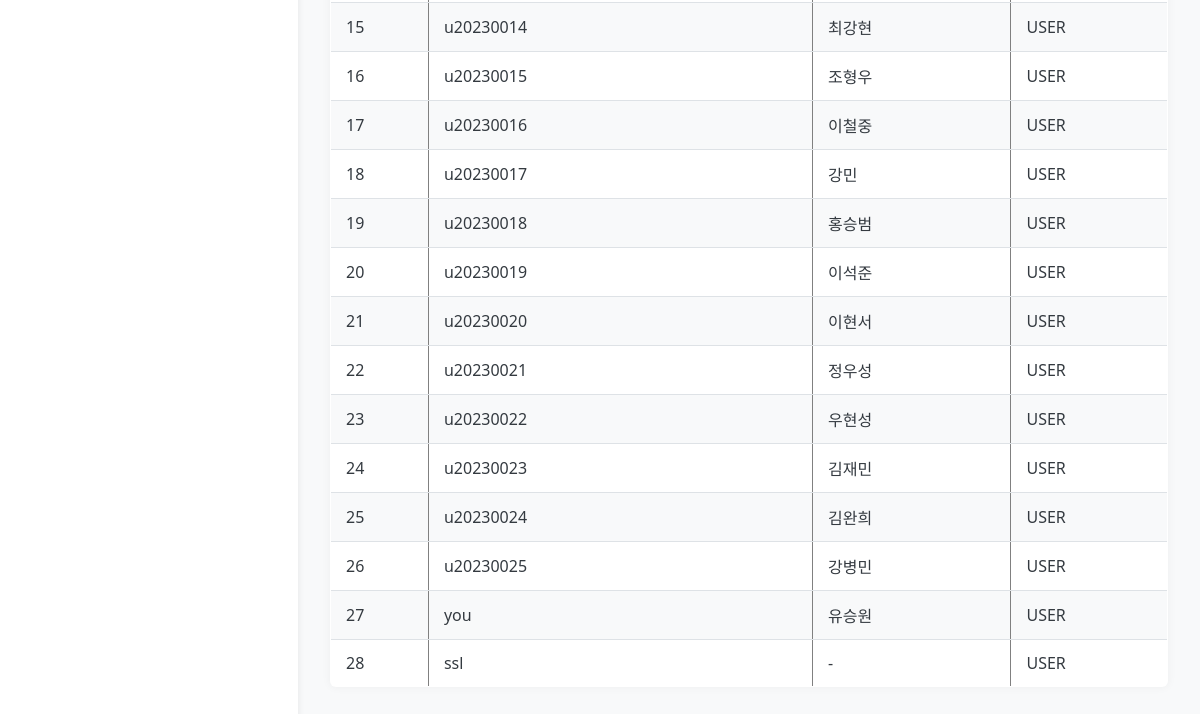
/admin/permissions (signed in, lower part), run on an earlier commit of the app's database.
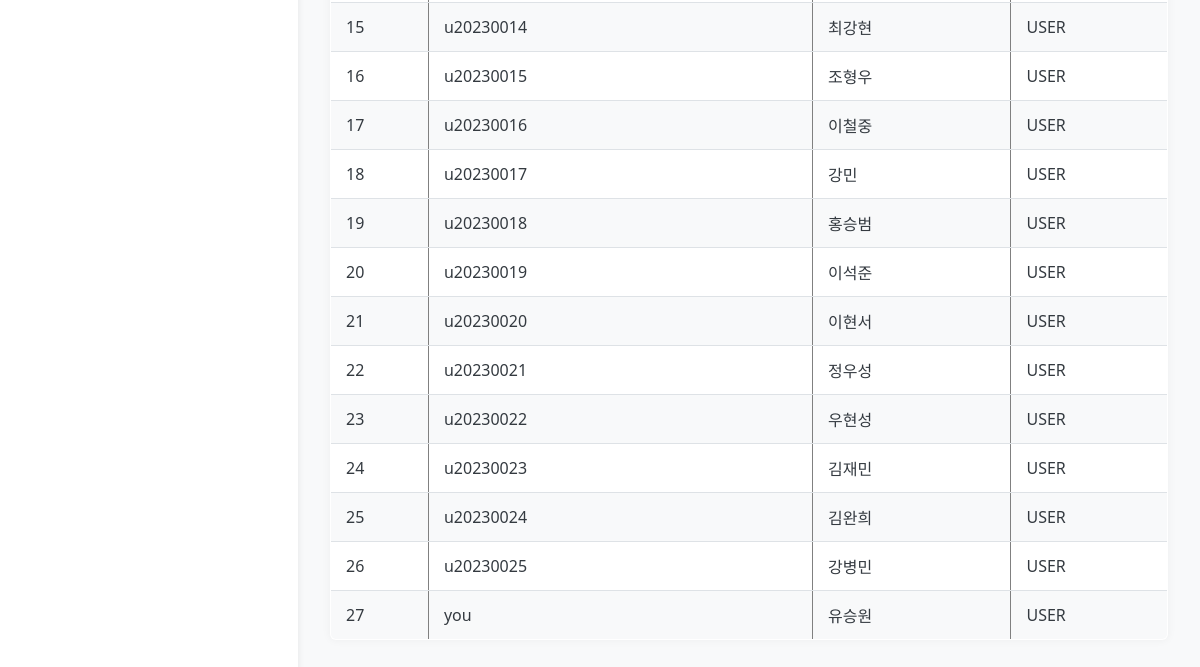
And on a later commit of the database.
### models.py (models this page shows)
class User(db.Model):
    __tablename__ = "users"
    id = db.Column(db.Integer, primary_key=True)
    username = db.Column(db.String(64), unique=True, nullable=False)
    password_hash = db.Column(db.String(128), nullable=False)
    role = db.Column(db.String(50), default="USER")  # USER, ADMIN
    approval_status = db.Column(db.String(16), default="PENDING") # PENDING, APPROVED, REJECTED
    student_id = db.Column(db.String(20))      # 학번
    real_name = db.Column(db.String(64))       # 이름
    summoner_riot_id = db.Column(db.String(64))  # "닉네임#태그" 형식 (예: Clyde00#KR1)
    puuid = db.Column(db.String(128))
    tier = db.Column(db.String(32))
    solo_tier = db.Column(db.String(32))  # 예: "PLATINUM IV"
    flex_tier = db.Column(db.String(32))  # 예: "GOLD III"
    actual_score = db.Column(db.Integer)  # 관리자 입력 실제 점수
    primary_role = db.Column(db.String(16))
    secondary_role1 = db.Column(db.String(16))
    secondary_role2 = db.Column(db.String(16))
    created_at = db.Column(db.DateTime, default=datetime.utcnow)
    participants = db.relationship("Participant", back_populates="user")

### app.py (the view, shortened to what this page needs)
@app.route("/admin/permissions", methods=["GET", "POST"])
@login_required(role="ADMIN")
def admin_permissions():
    users = User.query.all()
    return render_template("admin/permissions.html", users=users)

### app.py (called while the page is built)
def current_user():
    user_id = session.get("user_id")
    if not user_id:
        return None
    user = User.query.get(user_id)
    return user

def login_required(role=None):
    def decorator(fn):
        from functools import wraps
        @wraps(fn)
        def wrapper(*args, **kwargs):
            user = current_user()
            active_role = session.get("role")
            if not user or not active_role:
                return redirect(url_for("login_page"))
            if role and active_role != role:
                flash("Permission denied. You are logged in as " + active_role + ".")
                return redirect(url_for("login_page"))
            return fn(*args, **kwargs)
        return wrapper
    return decorator

@app.context_processor
def inject_helpers():
    return dict(
        calculate_estimated_score=calculate_estimated_score,
        get_user_score=get_user_score,
        get_member_weighted_score=get_member_weighted_score,
    )

### templates/admin/permissions.html (shortened to what this page needs)
{% extends "base.html" %}
{% block content %}
<table class="user-list-table" border="1" cellpadding="5">
    {% for u in users %}
        {% set user_roles = u.role.split(',') | map('trim') | list %}
        {% if 'ADMIN' not in user_roles %}
            <tr>
                <td>{{ u.id }}</td>
                <td>{{ u.username }}</td>
                <td>{{ u.real_name or '-' }}</td>
                <td>{{ u.role }}</td>
            </tr>
        {% endif %}
    {% endfor %}
</table>
{% endblock %}

What changed in the data, as far as the page shows it:
removed User: id "28", username "ssl", real_name "-", role "USER"
